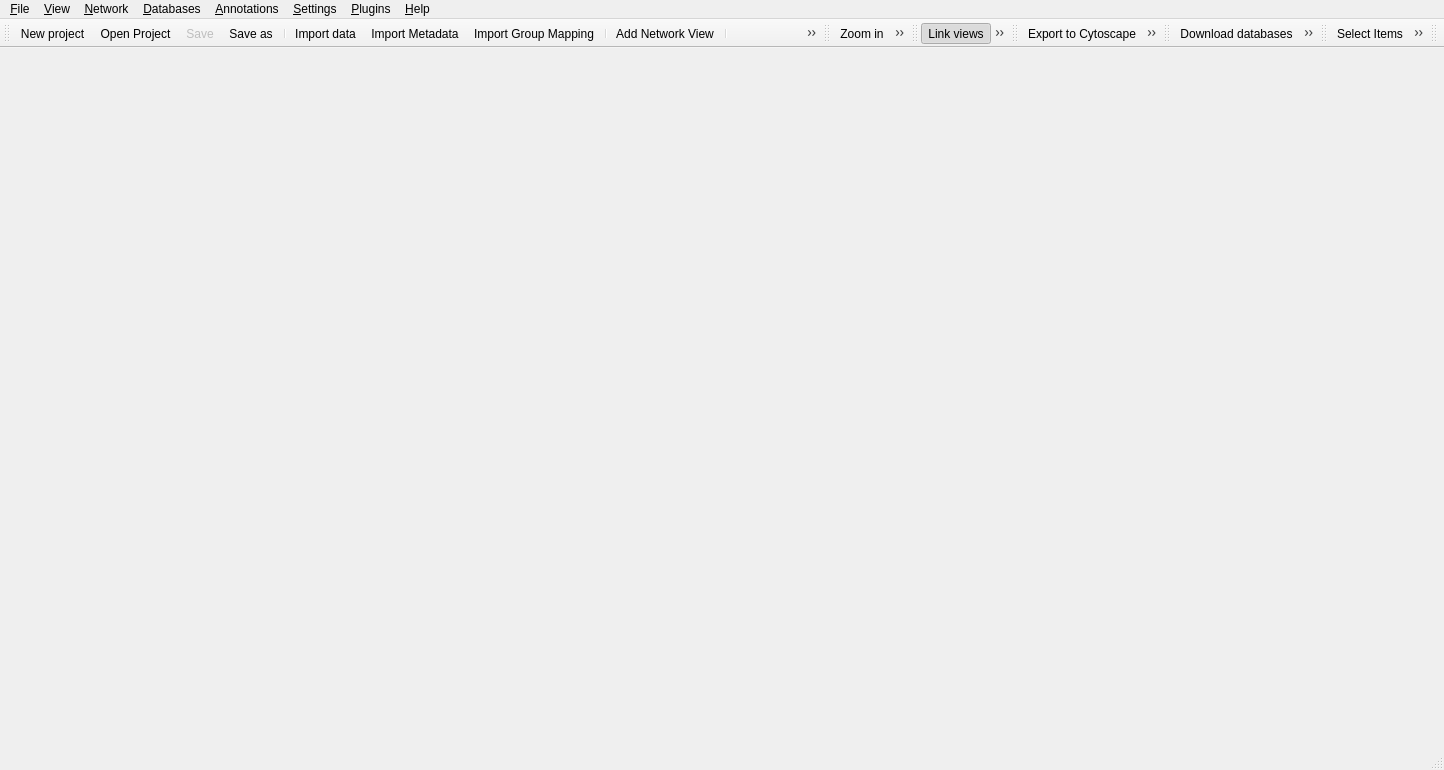
<?xml version="1.0" encoding="UTF-8"?>
<ui version="4.0">
 <class>MainWindow</class>
 <widget class="QMainWindow" name="MainWindow">
  <property name="geometry">
   <rect>
    <x>0</x>
    <y>0</y>
    <width>1444</width>
    <height>770</height>
   </rect>
  </property>
  <property name="windowTitle">
   <string/>
  </property>
  <property name="windowIcon">
   <iconset resource="ui.qrc">
    <normaloff>:/icons/images/main.svg</normaloff>:/icons/images/main.svg</iconset>
  </property>
  <property name="dockNestingEnabled">
   <bool>true</bool>
  </property>
  <property name="dockOptions">
   <set>QMainWindow::AllowNestedDocks|QMainWindow::AllowTabbedDocks|QMainWindow::AnimatedDocks</set>
  </property>
  <widget class="QMenuBar" name="menubar">
   <property name="geometry">
    <rect>
     <x>0</x>
     <y>0</y>
     <width>1444</width>
     <height>22</height>
    </rect>
   </property>
   <widget class="QMenu" name="menuFile">
    <property name="title">
     <string>&amp;File</string>
    </property>
    <addaction name="actionOpen"/>
    <addaction name="actionRecentProjects"/>
    <addaction name="actionProcessFile"/>
    <addaction name="actionImportMetadata"/>
    <addaction name="actionImportGroupMapping"/>
    <addaction name="separator"/>
    <addaction name="actionExportToCytoscape"/>
    <addaction name="actionExportAsImage"/>
    <addaction name="actionExportCurrentViewAsImage"/>
    <addaction name="actionExportMetadata"/>
    <addaction name="actionExportDatabaseResults"/>
    <addaction name="separator"/>
    <addaction name="actionSave"/>
    <addaction name="actionSaveAs"/>
    <addaction name="separator"/>
    <addaction name="actionQuit"/>
   </widget>
   <widget class="QMenu" name="menuAbout">
    <property name="title">
     <string>&amp;Help</string>
    </property>
    <addaction name="actionCheckUpdates"/>
    <addaction name="separator"/>
    <addaction name="actionAbout"/>
    <addaction name="actionAboutQt"/>
   </widget>
   <widget class="QMenu" name="menuView">
    <property name="title">
     <string>&amp;View</string>
    </property>
    <addaction name="actionViewMiniMap"/>
    <addaction name="actionViewSpectrum"/>
    <addaction name="actionViewCompareSpectrum"/>
    <addaction name="separator"/>
    <addaction name="actionFindStandards"/>
    <addaction name="actionFindAnalogs"/>
    <addaction name="separator"/>
    <addaction name="actionZoomIn"/>
    <addaction name="actionZoomOut"/>
    <addaction name="actionZoomToFit"/>
    <addaction name="actionZoomSelectedRegion"/>
    <addaction name="separator"/>
    <addaction name="actionFullScreen"/>
    <addaction name="separator"/>
   </widget>
   <widget class="QMenu" name="menuSettings">
    <property name="title">
     <string>&amp;Settings</string>
    </property>
    <addaction name="actionPreferences"/>
    <addaction name="actionCurrentParameters"/>
    <addaction name="separator"/>
    <addaction name="actionResetLayout"/>
    <addaction name="actionOpenUserFolder"/>
   </widget>
   <widget class="QMenu" name="menu_Network">
    <property name="title">
     <string>&amp;Network</string>
    </property>
    <addaction name="actionLinkViews"/>
    <addaction name="actionNeighbors"/>
    <addaction name="separator"/>
    <addaction name="actionHideSelected"/>
    <addaction name="actionShowAll"/>
    <addaction name="actionHideIsolatedNodes"/>
    <addaction name="separator"/>
    <addaction name="actionSetPieChartsVisibility"/>
   </widget>
   <widget class="QMenu" name="menu_Databases">
    <property name="title">
     <string>&amp;Databases</string>
    </property>
    <addaction name="actionDownloadDatabases"/>
    <addaction name="actionImportUserDatabase"/>
    <addaction name="separator"/>
    <addaction name="actionMetFrag"/>
    <addaction name="actionCFMID"/>
    <addaction name="separator"/>
    <addaction name="actionViewDatabases"/>
   </widget>
   <widget class="QMenu" name="menu_Plugins">
    <property name="title">
     <string>&amp;Plugins</string>
    </property>
    <addaction name="actionShowPluginManager"/>
    <addaction name="actionOpenPluginsFolder"/>
   </widget>
   <widget class="QMenu" name="menu_Annotations">
    <property name="title">
     <string>&amp;Annotations</string>
    </property>
    <addaction name="actionSelectItems"/>
    <addaction name="actionAddAnnotationLine"/>
    <addaction name="actionAddAnnotationArrow"/>
    <addaction name="actionAddAnnotationRect"/>
    <addaction name="actionAddAnnotationEllipse"/>
    <addaction name="actionAddAnnotationText"/>
    <addaction name="separator"/>
    <addaction name="actionUndoAnnotations"/>
    <addaction name="actionRedoAnnotations"/>
    <addaction name="separator"/>
    <addaction name="actionDeleteAnnotations"/>
    <addaction name="actionClearAnnotations"/>
   </widget>
   <addaction name="menuFile"/>
   <addaction name="menuView"/>
   <addaction name="menu_Network"/>
   <addaction name="menu_Databases"/>
   <addaction name="menu_Annotations"/>
   <addaction name="menuSettings"/>
   <addaction name="menu_Plugins"/>
   <addaction name="menuAbout"/>
  </widget>
  <widget class="QStatusBar" name="statusbar"/>
  <widget class="QToolBar" name="tbFile">
   <property name="windowTitle">
    <string>File</string>
   </property>
   <attribute name="toolBarArea">
    <enum>TopToolBarArea</enum>
   </attribute>
   <attribute name="toolBarBreak">
    <bool>false</bool>
   </attribute>
   <addaction name="actionNewProject"/>
   <addaction name="actionOpen"/>
   <addaction name="actionSave"/>
   <addaction name="actionSaveAs"/>
   <addaction name="separator"/>
   <addaction name="actionProcessFile"/>
   <addaction name="actionImportMetadata"/>
   <addaction name="actionImportGroupMapping"/>
   <addaction name="separator"/>
   <addaction name="actionAddNetworkView"/>
   <addaction name="separator"/>
   <addaction name="actionCurrentParameters"/>
   <addaction name="actionPreferences"/>
  </widget>
  <widget class="QToolBar" name="tbView">
   <property name="windowTitle">
    <string>View</string>
   </property>
   <attribute name="toolBarArea">
    <enum>TopToolBarArea</enum>
   </attribute>
   <attribute name="toolBarBreak">
    <bool>false</bool>
   </attribute>
   <addaction name="actionZoomIn"/>
   <addaction name="actionZoomOut"/>
   <addaction name="actionZoomToFit"/>
   <addaction name="actionZoomSelectedRegion"/>
   <addaction name="separator"/>
   <addaction name="actionFullScreen"/>
  </widget>
  <widget class="QToolBar" name="tbNetwork">
   <property name="windowTitle">
    <string>Network</string>
   </property>
   <attribute name="toolBarArea">
    <enum>TopToolBarArea</enum>
   </attribute>
   <attribute name="toolBarBreak">
    <bool>false</bool>
   </attribute>
   <addaction name="actionLinkViews"/>
   <addaction name="actionNeighbors"/>
   <addaction name="separator"/>
   <addaction name="actionHideSelected"/>
   <addaction name="actionShowAll"/>
   <addaction name="actionHideIsolatedNodes"/>
   <addaction name="separator"/>
   <addaction name="actionSetNodesColor"/>
   <addaction name="actionSetNodesSize"/>
   <addaction name="separator"/>
   <addaction name="actionSetPieChartsVisibility"/>
  </widget>
  <widget class="QToolBar" name="tbExport">
   <property name="windowTitle">
    <string>Export</string>
   </property>
   <attribute name="toolBarArea">
    <enum>TopToolBarArea</enum>
   </attribute>
   <attribute name="toolBarBreak">
    <bool>false</bool>
   </attribute>
   <addaction name="actionExportToCytoscape"/>
   <addaction name="actionExportAsImage"/>
   <addaction name="actionExportCurrentViewAsImage"/>
   <addaction name="separator"/>
   <addaction name="actionExportMetadata"/>
   <addaction name="actionExportDatabaseResults"/>
  </widget>
  <widget class="QToolBar" name="tbDatabase">
   <property name="windowTitle">
    <string>Database</string>
   </property>
   <property name="layoutDirection">
    <enum>Qt::LeftToRight</enum>
   </property>
   <attribute name="toolBarArea">
    <enum>TopToolBarArea</enum>
   </attribute>
   <attribute name="toolBarBreak">
    <bool>false</bool>
   </attribute>
   <addaction name="actionDownloadDatabases"/>
   <addaction name="actionImportUserDatabase"/>
   <addaction name="separator"/>
   <addaction name="actionViewDatabases"/>
  </widget>
  <widget class="QToolBar" name="tbAnnotations">
   <property name="windowTitle">
    <string>Annotations</string>
   </property>
   <property name="toolTip">
    <string>Select and move items</string>
   </property>
   <property name="statusTip">
    <string>Select and move items</string>
   </property>
   <attribute name="toolBarArea">
    <enum>TopToolBarArea</enum>
   </attribute>
   <attribute name="toolBarBreak">
    <bool>false</bool>
   </attribute>
   <addaction name="actionSelectItems"/>
   <addaction name="actionAddAnnotationLine"/>
   <addaction name="actionAddAnnotationArrow"/>
   <addaction name="actionAddAnnotationRect"/>
   <addaction name="actionAddAnnotationEllipse"/>
   <addaction name="actionAddAnnotationText"/>
   <addaction name="separator"/>
   <addaction name="actionUndoAnnotations"/>
   <addaction name="actionRedoAnnotations"/>
   <addaction name="separator"/>
   <addaction name="actionDeleteAnnotations"/>
   <addaction name="actionClearAnnotations"/>
  </widget>
  <widget class="QToolBar" name="tbSearch">
   <property name="windowTitle">
    <string>Search</string>
   </property>
   <attribute name="toolBarArea">
    <enum>TopToolBarArea</enum>
   </attribute>
   <attribute name="toolBarBreak">
    <bool>false</bool>
   </attribute>
  </widget>
  <action name="actionProcessFile">
   <property name="icon">
    <iconset resource="ui.qrc">
     <normaloff>:/icons/images/import-mgf.svg</normaloff>:/icons/images/import-mgf.svg</iconset>
   </property>
   <property name="text">
    <string>&amp;Import spectra list...</string>
   </property>
   <property name="iconText">
    <string>Import data</string>
   </property>
   <property name="toolTip">
    <string>Import a spectra list and compute scores</string>
   </property>
   <property name="statusTip">
    <string>Import a spectra list and compute scores</string>
   </property>
  </action>
  <action name="actionQuit">
   <property name="icon">
    <iconset resource="ui.qrc">
     <normaloff>:/icons/images/close.svg</normaloff>:/icons/images/close.svg</iconset>
   </property>
   <property name="text">
    <string>&amp;Quit</string>
   </property>
   <property name="shortcut">
    <string>Ctrl+Q</string>
   </property>
   <property name="menuRole">
    <enum>QAction::QuitRole</enum>
   </property>
  </action>
  <action name="actionAbout">
   <property name="icon">
    <iconset resource="ui.qrc">
     <normaloff>:/icons/images/main.svg</normaloff>:/icons/images/main.svg</iconset>
   </property>
   <property name="text">
    <string>&amp;About...</string>
   </property>
   <property name="shortcut">
    <string>F1</string>
   </property>
   <property name="menuRole">
    <enum>QAction::AboutRole</enum>
   </property>
  </action>
  <action name="actionAboutQt">
   <property name="icon">
    <iconset resource="ui.qrc">
     <normaloff>:/icons/images/qt-logo.svg</normaloff>:/icons/images/qt-logo.svg</iconset>
   </property>
   <property name="text">
    <string>About &amp;Qt...</string>
   </property>
   <property name="menuRole">
    <enum>QAction::AboutQtRole</enum>
   </property>
  </action>
  <action name="actionOpen">
   <property name="icon">
    <iconset resource="ui.qrc">
     <normaloff>:/icons/images/document-open.svg</normaloff>:/icons/images/document-open.svg</iconset>
   </property>
   <property name="text">
    <string>&amp;Open Project...</string>
   </property>
   <property name="toolTip">
    <string>Load a previously saved project file</string>
   </property>
   <property name="statusTip">
    <string>Load a previously saved project file</string>
   </property>
   <property name="shortcut">
    <string>Ctrl+O</string>
   </property>
  </action>
  <action name="actionSave">
   <property name="enabled">
    <bool>false</bool>
   </property>
   <property name="icon">
    <iconset resource="ui.qrc">
     <normaloff>:/icons/images/document-save.svg</normaloff>:/icons/images/document-save.svg</iconset>
   </property>
   <property name="text">
    <string>&amp;Save</string>
   </property>
   <property name="iconText">
    <string>Save</string>
   </property>
   <property name="toolTip">
    <string>Save project</string>
   </property>
   <property name="statusTip">
    <string>Save project</string>
   </property>
   <property name="shortcut">
    <string>Ctrl+S</string>
   </property>
  </action>
  <action name="actionSaveAs">
   <property name="icon">
    <iconset resource="ui.qrc">
     <normaloff>:/icons/images/document-save-as.svg</normaloff>:/icons/images/document-save-as.svg</iconset>
   </property>
   <property name="text">
    <string>Sa&amp;ve as...</string>
   </property>
   <property name="toolTip">
    <string>Save project as</string>
   </property>
   <property name="statusTip">
    <string>Save project as</string>
   </property>
   <property name="shortcut">
    <string>Ctrl+Shift+S</string>
   </property>
  </action>
  <action name="actionZoomIn">
   <property name="icon">
    <iconset resource="ui.qrc">
     <normaloff>:/icons/images/zoom-in.svg</normaloff>:/icons/images/zoom-in.svg</iconset>
   </property>
   <property name="text">
    <string>Zoom &amp;in</string>
   </property>
   <property name="statusTip">
    <string>Zoom in</string>
   </property>
   <property name="shortcut">
    <string>+</string>
   </property>
  </action>
  <action name="actionZoomOut">
   <property name="icon">
    <iconset resource="ui.qrc">
     <normaloff>:/icons/images/zoom-out.svg</normaloff>:/icons/images/zoom-out.svg</iconset>
   </property>
   <property name="text">
    <string>Zoom &amp;out</string>
   </property>
   <property name="statusTip">
    <string>Zoom out</string>
   </property>
   <property name="shortcut">
    <string>-</string>
   </property>
  </action>
  <action name="actionZoomToFit">
   <property name="icon">
    <iconset resource="ui.qrc">
     <normaloff>:/icons/images/zoom-fit.svg</normaloff>:/icons/images/zoom-fit.svg</iconset>
   </property>
   <property name="text">
    <string>Zoom to &amp;fit</string>
   </property>
   <property name="toolTip">
    <string>Zoom to fit entire network in the view</string>
   </property>
   <property name="statusTip">
    <string>Zoom to fit entire network in the view</string>
   </property>
   <property name="shortcut">
    <string>*</string>
   </property>
  </action>
  <action name="actionZoomSelectedRegion">
   <property name="icon">
    <iconset resource="ui.qrc">
     <normaloff>:/icons/images/zoom-target.svg</normaloff>:/icons/images/zoom-target.svg</iconset>
   </property>
   <property name="text">
    <string>Zoom to &amp;selected region</string>
   </property>
   <property name="toolTip">
    <string>Zoom to the selected region</string>
   </property>
   <property name="statusTip">
    <string>Zoom to the selected region</string>
   </property>
   <property name="shortcut">
    <string>/</string>
   </property>
  </action>
  <action name="actionFullScreen">
   <property name="checkable">
    <bool>true</bool>
   </property>
   <property name="icon">
    <iconset resource="ui.qrc">
     <normaloff>:/icons/images/fullscreen.svg</normaloff>:/icons/images/fullscreen.svg</iconset>
   </property>
   <property name="text">
    <string>&amp;FullScreen</string>
   </property>
   <property name="toolTip">
    <string>Switch to fullscreen/normal</string>
   </property>
   <property name="statusTip">
    <string>Switch to fullscreen/normal</string>
   </property>
   <property name="shortcut">
    <string>Alt+Return</string>
   </property>
  </action>
  <action name="actionZoomReset">
   <property name="icon">
    <iconset resource="ui.qrc">
     <normaloff>:/icons/images/zoom-1.svg</normaloff>:/icons/images/zoom-1.svg</iconset>
   </property>
   <property name="text">
    <string>&amp;Reset Zoom </string>
   </property>
   <property name="statusTip">
    <string>Reset Zoom</string>
   </property>
   <property name="shortcut">
    <string>0</string>
   </property>
  </action>
  <action name="actionShowAll">
   <property name="icon">
    <iconset resource="ui.qrc">
     <normaloff>:/icons/images/eye.svg</normaloff>:/icons/images/eye.svg</iconset>
   </property>
   <property name="text">
    <string>&amp;Show all</string>
   </property>
   <property name="toolTip">
    <string>Show all nodes and edges</string>
   </property>
   <property name="statusTip">
    <string>Show all nodes and edges in the current network</string>
   </property>
   <property name="shortcut">
    <string>Alt+A</string>
   </property>
  </action>
  <action name="actionHideSelected">
   <property name="icon">
    <iconset resource="ui.qrc">
     <normaloff>:/icons/images/eye-closed.svg</normaloff>:/icons/images/eye-closed.svg</iconset>
   </property>
   <property name="text">
    <string>&amp;Hide selected nodes and edges</string>
   </property>
   <property name="toolTip">
    <string>Hide selected nodes and edges of the current network</string>
   </property>
   <property name="statusTip">
    <string>Hide selected nodes and edges of the current network</string>
   </property>
   <property name="shortcut">
    <string>H</string>
   </property>
  </action>
  <action name="actionNeighbors">
   <property name="icon">
    <iconset resource="ui.qrc">
     <normaloff>:/icons/images/select-neighbors.svg</normaloff>:/icons/images/select-neighbors.svg</iconset>
   </property>
   <property name="text">
    <string>&amp;Neighbors</string>
   </property>
   <property name="toolTip">
    <string>Select first neighbors of currently selected nodes</string>
   </property>
   <property name="statusTip">
    <string>Select first neighbors of currently selected nodes</string>
   </property>
   <property name="shortcut">
    <string>N</string>
   </property>
  </action>
  <action name="actionExportToCytoscape">
   <property name="icon">
    <iconset resource="ui.qrc">
     <normaloff>:/icons/images/cy3logoOrange.svg</normaloff>:/icons/images/cy3logoOrange.svg</iconset>
   </property>
   <property name="text">
    <string>Export to &amp;Cytoscape</string>
   </property>
   <property name="toolTip">
    <string>Export current network to cytoscape</string>
   </property>
   <property name="statusTip">
    <string>Export current network to cytoscape</string>
   </property>
   <property name="shortcut">
    <string>Ctrl+E</string>
   </property>
  </action>
  <action name="actionExportAsImage">
   <property name="icon">
    <iconset resource="ui.qrc">
     <normaloff>:/icons/images/emblem-photos.svg</normaloff>:/icons/images/emblem-photos.svg</iconset>
   </property>
   <property name="text">
    <string>Export As &amp;Image...</string>
   </property>
   <property name="toolTip">
    <string>Export current network as image</string>
   </property>
   <property name="statusTip">
    <string>Export current network as image</string>
   </property>
   <property name="shortcut">
    <string>Ctrl+Shift+I</string>
   </property>
  </action>
  <action name="actionLinkViews">
   <property name="checkable">
    <bool>true</bool>
   </property>
   <property name="checked">
    <bool>true</bool>
   </property>
   <property name="icon">
    <iconset resource="ui.qrc">
     <normaloff>:/icons/images/chain-link.svg</normaloff>:/icons/images/chain-link.svg</iconset>
   </property>
   <property name="text">
    <string>&amp;Link views</string>
   </property>
   <property name="toolTip">
    <string>Link selection between views</string>
   </property>
   <property name="statusTip">
    <string>Link selection between views</string>
   </property>
   <property name="shortcut">
    <string>Ctrl+L</string>
   </property>
  </action>
  <action name="actionDownloadDatabases">
   <property name="icon">
    <iconset resource="ui.qrc">
     <normaloff>:/icons/images/new-library.svg</normaloff>:/icons/images/new-library.svg</iconset>
   </property>
   <property name="text">
    <string>&amp;Download databases...</string>
   </property>
   <property name="iconText">
    <string>Download databases</string>
   </property>
   <property name="toolTip">
    <string>Download databases from external sources</string>
   </property>
   <property name="statusTip">
    <string>Download databases from external sources</string>
   </property>
   <property name="shortcut">
    <string>Alt+D</string>
   </property>
  </action>
  <action name="actionViewDatabases">
   <property name="enabled">
    <bool>true</bool>
   </property>
   <property name="icon">
    <iconset resource="ui.qrc">
     <normaloff>:/icons/images/library.svg</normaloff>:/icons/images/library.svg</iconset>
   </property>
   <property name="text">
    <string>&amp;View databases</string>
   </property>
   <property name="toolTip">
    <string>Explore databases</string>
   </property>
   <property name="statusTip">
    <string>Explore databases</string>
   </property>
   <property name="shortcut">
    <string>Ctrl+D</string>
   </property>
  </action>
  <action name="actionCurrentParameters">
   <property name="icon">
    <iconset resource="ui.qrc">
     <normaloff>:/icons/images/info.svg</normaloff>:/icons/images/info.svg</iconset>
   </property>
   <property name="text">
    <string>Current &amp;Parameters...</string>
   </property>
   <property name="toolTip">
    <string>Show Current Parameters</string>
   </property>
   <property name="statusTip">
    <string>Show Current Parameters</string>
   </property>
  </action>
  <action name="actionImportMetadata">
   <property name="icon">
    <iconset resource="ui.qrc">
     <normaloff>:/icons/images/import-metadata.svg</normaloff>:/icons/images/import-metadata.svg</iconset>
   </property>
   <property name="text">
    <string>Import &amp;Metadata...</string>
   </property>
   <property name="toolTip">
    <string>Import nodes metadata</string>
   </property>
   <property name="statusTip">
    <string>Import nodes metadata</string>
   </property>
   <property name="shortcut">
    <string>Ctrl+M</string>
   </property>
  </action>
  <action name="actionNewProject">
   <property name="icon">
    <iconset resource="ui.qrc">
     <normaloff>:/icons/images/new-document.svg</normaloff>:/icons/images/new-document.svg</iconset>
   </property>
   <property name="text">
    <string>&amp;New project</string>
   </property>
   <property name="toolTip">
    <string>Create a new project</string>
   </property>
   <property name="statusTip">
    <string>Create a new project</string>
   </property>
   <property name="shortcut">
    <string>Ctrl+N</string>
   </property>
  </action>
  <action name="actionPreferences">
   <property name="icon">
    <iconset resource="ui.qrc">
     <normaloff>:/icons/images/preferences-system.svg</normaloff>:/icons/images/preferences-system.svg</iconset>
   </property>
   <property name="text">
    <string>&amp;Preferences...</string>
   </property>
   <property name="toolTip">
    <string>Change application settings</string>
   </property>
   <property name="statusTip">
    <string>Change application settings</string>
   </property>
   <property name="menuRole">
    <enum>QAction::PreferencesRole</enum>
   </property>
  </action>
  <action name="actionExportCurrentViewAsImage">
   <property name="icon">
    <iconset resource="ui.qrc">
     <normaloff>:/icons/images/emblem-photos.svg</normaloff>:/icons/images/emblem-photos.svg</iconset>
   </property>
   <property name="text">
    <string>Export Current &amp;View As Image...</string>
   </property>
   <property name="toolTip">
    <string>Export current view of network as image</string>
   </property>
   <property name="statusTip">
    <string>Export current view of network as image</string>
   </property>
   <property name="shortcut">
    <string>Ctrl+I</string>
   </property>
  </action>
  <action name="actionViewMiniMap">
   <property name="checkable">
    <bool>true</bool>
   </property>
   <property name="checked">
    <bool>true</bool>
   </property>
   <property name="text">
    <string>Mini &amp;map</string>
   </property>
   <property name="toolTip">
    <string>View/hide Mini map on current's view</string>
   </property>
   <property name="statusTip">
    <string>View/hide Mini map on current's network</string>
   </property>
   <property name="shortcut">
    <string>M</string>
   </property>
  </action>
  <action name="actionViewSpectrum">
   <property name="icon">
    <iconset resource="ui.qrc">
     <normaloff>:/icons/images/spectrum.svg</normaloff>:/icons/images/spectrum.svg</iconset>
   </property>
   <property name="text">
    <string>&amp;Spectrum</string>
   </property>
   <property name="toolTip">
    <string>Show the spectrum associated to the selected node</string>
   </property>
   <property name="statusTip">
    <string>Show the spectrum associated to the selected node</string>
   </property>
   <property name="shortcut">
    <string>S</string>
   </property>
  </action>
  <action name="actionViewCompareSpectrum">
   <property name="icon">
    <iconset resource="ui.qrc">
     <normaloff>:/icons/images/spectrum-inverted.svg</normaloff>:/icons/images/spectrum-inverted.svg</iconset>
   </property>
   <property name="text">
    <string>&amp;Compare Spectrum</string>
   </property>
   <property name="toolTip">
    <string>Compare the spectrum associated to the selected node to another one</string>
   </property>
   <property name="statusTip">
    <string>Compare the spectrum associated to the selected node to another one</string>
   </property>
   <property name="shortcut">
    <string>C</string>
   </property>
  </action>
  <action name="actionImportGroupMapping">
   <property name="icon">
    <iconset resource="ui.qrc">
     <normaloff>:/icons/images/import-mapping.svg</normaloff>:/icons/images/import-mapping.svg</iconset>
   </property>
   <property name="text">
    <string>Import &amp;Group Mapping...</string>
   </property>
   <property name="toolTip">
    <string>Import metadata's group mapping</string>
   </property>
   <property name="statusTip">
    <string>Import metadata's group mapping</string>
   </property>
   <property name="shortcut">
    <string>Ctrl+G</string>
   </property>
  </action>
  <action name="actionSetNodesColor">
   <property name="icon">
    <iconset resource="ui.qrc">
     <normaloff>:/icons/images/color.svg</normaloff>:/icons/images/color.svg</iconset>
   </property>
   <property name="text">
    <string>Set selected nodes &amp;color</string>
   </property>
   <property name="toolTip">
    <string>Set selected nodes color</string>
   </property>
   <property name="statusTip">
    <string>Set selected nodes color</string>
   </property>
  </action>
  <action name="actionSetNodesSize">
   <property name="icon">
    <iconset resource="ui.qrc">
     <normaloff>:/icons/images/node-size.svg</normaloff>:/icons/images/node-size.svg</iconset>
   </property>
   <property name="text">
    <string>Set selected nodes &amp;size</string>
   </property>
   <property name="toolTip">
    <string>Set selected nodes size</string>
   </property>
   <property name="statusTip">
    <string>Set selected nodes size</string>
   </property>
  </action>
  <action name="actionImportUserDatabase">
   <property name="icon">
    <iconset resource="ui.qrc">
     <normaloff>:/icons/images/new-library-user.svg</normaloff>:/icons/images/new-library-user.svg</iconset>
   </property>
   <property name="text">
    <string>Import &amp;user database...</string>
   </property>
   <property name="toolTip">
    <string>Import user database from local file</string>
   </property>
   <property name="statusTip">
    <string>Import user database from local file</string>
   </property>
   <property name="shortcut">
    <string>Alt+U</string>
   </property>
  </action>
  <action name="actionResetLayout">
   <property name="icon">
    <iconset resource="ui.qrc">
     <normaloff>:/icons/images/reset-layout.svg</normaloff>:/icons/images/reset-layout.svg</iconset>
   </property>
   <property name="text">
    <string>&amp;Reset Layout</string>
   </property>
   <property name="toolTip">
    <string>Reset positions of docked widgets</string>
   </property>
   <property name="statusTip">
    <string>Reset positions of docked widgets</string>
   </property>
  </action>
  <action name="actionOpenUserFolder">
   <property name="icon">
    <iconset resource="ui.qrc">
     <normaloff>:/icons/images/user-home.svg</normaloff>:/icons/images/user-home.svg</iconset>
   </property>
   <property name="text">
    <string>&amp;Open user's folder</string>
   </property>
   <property name="statusTip">
    <string>Open user's folder</string>
   </property>
  </action>
  <action name="actionExportMetadata">
   <property name="icon">
    <iconset resource="ui.qrc">
     <normaloff>:/icons/images/export-metadata.svg</normaloff>:/icons/images/export-metadata.svg</iconset>
   </property>
   <property name="text">
    <string>Export &amp;Metadata as CSV...</string>
   </property>
   <property name="toolTip">
    <string>Export data of nodes table in a text file (Comma Separated Values format)</string>
   </property>
   <property name="statusTip">
    <string>Export data of nodes table in a text file (Comma Separated Values format)</string>
   </property>
  </action>
  <action name="actionExportDatabaseResults">
   <property name="icon">
    <iconset resource="ui.qrc">
     <normaloff>:/icons/images/export-metadata.svg</normaloff>:/icons/images/export-metadata.svg</iconset>
   </property>
   <property name="text">
    <string>Export &amp;Database results...</string>
   </property>
   <property name="statusTip">
    <string>Export Database results</string>
   </property>
  </action>
  <action name="actionSetPieChartsVisibility">
   <property name="checkable">
    <bool>true</bool>
   </property>
   <property name="checked">
    <bool>true</bool>
   </property>
   <property name="icon">
    <iconset resource="ui.qrc">
     <normaloff>:/icons/images/node-pie.svg</normaloff>:/icons/images/node-pie.svg</iconset>
   </property>
   <property name="text">
    <string>Show &amp;pie charts</string>
   </property>
   <property name="toolTip">
    <string>Temporarily show/hide pie charts</string>
   </property>
   <property name="statusTip">
    <string>Temporarily show/hide pie charts</string>
   </property>
   <property name="shortcut">
    <string>P</string>
   </property>
  </action>
  <action name="actionHideIsolatedNodes">
   <property name="checkable">
    <bool>true</bool>
   </property>
   <property name="icon">
    <iconset resource="ui.qrc">
     <normaloff>:/icons/images/hide-isolated-nodes.svg</normaloff>:/icons/images/hide-isolated-nodes.svg</iconset>
   </property>
   <property name="text">
    <string>Show/Hide &amp;Isolated Nodes</string>
   </property>
   <property name="toolTip">
    <string>Show/Hide Isolated Nodes</string>
   </property>
   <property name="statusTip">
    <string>Show/Hide Isolated Nodes</string>
   </property>
   <property name="shortcut">
    <string>I</string>
   </property>
  </action>
  <action name="actionRecentProjects">
   <property name="text">
    <string>Recent Projects</string>
   </property>
   <property name="toolTip">
    <string>List recently opened projects</string>
   </property>
  </action>
  <action name="actionCopyAsImage">
   <property name="icon">
    <iconset resource="ui.qrc">
     <normaloff>:/icons/images/emblem-photos.svg</normaloff>:/icons/images/emblem-photos.svg</iconset>
   </property>
   <property name="text">
    <string>&amp;Copy Network Image</string>
   </property>
   <property name="toolTip">
    <string>Copy current network image to clipboard</string>
   </property>
   <property name="statusTip">
    <string>Export current network as image</string>
   </property>
   <property name="shortcut">
    <string>Ctrl+Shift+C</string>
   </property>
  </action>
  <action name="actionAddNetworkView">
   <property name="icon">
    <iconset resource="ui.qrc">
     <normaloff>:/icons/images/list-add.svg</normaloff>:/icons/images/list-add.svg</iconset>
   </property>
   <property name="text">
    <string>Add Network View</string>
   </property>
   <property name="toolTip">
    <string>Add Network View</string>
   </property>
   <property name="statusTip">
    <string>Add Network View</string>
   </property>
  </action>
  <action name="actionTours">
   <property name="text">
    <string>Tours</string>
   </property>
  </action>
  <action name="actionCheckUpdates">
   <property name="text">
    <string>&amp;Check for updates</string>
   </property>
  </action>
  <action name="actionShowPluginManager">
   <property name="icon">
    <iconset resource="ui.qrc">
     <normaloff>:/icons/images/plugin.svg</normaloff>:/icons/images/plugin.svg</iconset>
   </property>
   <property name="text">
    <string>Plugins &amp;manager...</string>
   </property>
  </action>
  <action name="actionOpenPluginsFolder">
   <property name="icon">
    <iconset resource="ui.qrc">
     <normaloff>:/icons/images/plugins-home.svg</normaloff>:/icons/images/plugins-home.svg</iconset>
   </property>
   <property name="text">
    <string>&amp;Open plugins folder</string>
   </property>
   <property name="statusTip">
    <string>Open plugins folder</string>
   </property>
  </action>
  <action name="action_Find_Standards_From_library">
   <property name="text">
    <string>&amp;Find Standards From library</string>
   </property>
  </action>
  <action name="actionFindStandards">
   <property name="icon">
    <iconset resource="ui.qrc">
     <normaloff>:/icons/images/library-query.svg</normaloff>:/icons/images/library-query.svg</iconset>
   </property>
   <property name="text">
    <string>Find standards in library...</string>
   </property>
   <property name="toolTip">
    <string>Search for known spectra in library similar to the selected nodes' spectra with same precursor ion</string>
   </property>
   <property name="statusTip">
    <string>Search for known spectra in library similar to the selected nodes' spectra with same precursor ion</string>
   </property>
   <property name="shortcut">
    <string>F</string>
   </property>
  </action>
  <action name="actionFindAnalogs">
   <property name="icon">
    <iconset resource="ui.qrc">
     <normaloff>:/icons/images/library-query.svg</normaloff>:/icons/images/library-query.svg</iconset>
   </property>
   <property name="text">
    <string>Find analogs in library...</string>
   </property>
   <property name="toolTip">
    <string>Search for known spectra in library similar to the selected nodes' spectra with different precursor ion</string>
   </property>
   <property name="statusTip">
    <string>Search for known spectra in library similar to the selected nodes' spectra with different precursor ion</string>
   </property>
   <property name="shortcut">
    <string>Shift+F</string>
   </property>
  </action>
  <action name="actionSelectItems">
   <property name="checkable">
    <bool>true</bool>
   </property>
   <property name="icon">
    <iconset resource="ui.qrc">
     <normaloff>:/icons/images/move-items.svg</normaloff>:/icons/images/move-items.svg</iconset>
   </property>
   <property name="text">
    <string>Select Items</string>
   </property>
   <property name="toolTip">
    <string>Select Items</string>
   </property>
   <property name="statusTip">
    <string>Select Items</string>
   </property>
   <property name="shortcut">
    <string>Esc</string>
   </property>
  </action>
  <action name="actionAddAnnotationLine">
   <property name="checkable">
    <bool>true</bool>
   </property>
   <property name="icon">
    <iconset resource="ui.qrc">
     <normaloff>:/icons/images/add-line.svg</normaloff>:/icons/images/add-line.svg</iconset>
   </property>
   <property name="text">
    <string>Add Annotation Line</string>
   </property>
   <property name="toolTip">
    <string>Add a line annotation</string>
   </property>
   <property name="statusTip">
    <string>Add a line annotation</string>
   </property>
   <property name="shortcut">
    <string>L</string>
   </property>
  </action>
  <action name="actionAddAnnotationArrow">
   <property name="checkable">
    <bool>true</bool>
   </property>
   <property name="icon">
    <iconset resource="ui.qrc">
     <normaloff>:/icons/images/add-arrow.svg</normaloff>:/icons/images/add-arrow.svg</iconset>
   </property>
   <property name="text">
    <string>Add Annotation Arrow</string>
   </property>
   <property name="toolTip">
    <string>Add an arrow annotation</string>
   </property>
   <property name="statusTip">
    <string>Add an arrow annotation</string>
   </property>
   <property name="shortcut">
    <string>A</string>
   </property>
  </action>
  <action name="actionAddAnnotationRect">
   <property name="checkable">
    <bool>true</bool>
   </property>
   <property name="icon">
    <iconset resource="ui.qrc">
     <normaloff>:/icons/images/add-rect.svg</normaloff>:/icons/images/add-rect.svg</iconset>
   </property>
   <property name="text">
    <string>Add Annotation Rectangle</string>
   </property>
   <property name="toolTip">
    <string>Add a rectangle annotation</string>
   </property>
   <property name="statusTip">
    <string>Add a rectangle annotation</string>
   </property>
   <property name="shortcut">
    <string>R</string>
   </property>
  </action>
  <action name="actionAddAnnotationEllipse">
   <property name="checkable">
    <bool>true</bool>
   </property>
   <property name="icon">
    <iconset resource="ui.qrc">
     <normaloff>:/icons/images/add-ellipse.svg</normaloff>:/icons/images/add-ellipse.svg</iconset>
   </property>
   <property name="text">
    <string>Add Annotation Ellipse</string>
   </property>
   <property name="toolTip">
    <string>Add an elliptic annotation</string>
   </property>
   <property name="statusTip">
    <string>Add an elliptic annotation</string>
   </property>
   <property name="shortcut">
    <string>E</string>
   </property>
  </action>
  <action name="actionAddAnnotationText">
   <property name="checkable">
    <bool>true</bool>
   </property>
   <property name="icon">
    <iconset resource="ui.qrc">
     <normaloff>:/icons/images/add-text.svg</normaloff>:/icons/images/add-text.svg</iconset>
   </property>
   <property name="text">
    <string>Add Annotation Text</string>
   </property>
   <property name="toolTip">
    <string>Add a textual annotation</string>
   </property>
   <property name="statusTip">
    <string>Add a textual annotation</string>
   </property>
   <property name="shortcut">
    <string>T</string>
   </property>
  </action>
  <action name="actionUndoAnnotations">
   <property name="icon">
    <iconset resource="ui.qrc">
     <normaloff>:/icons/images/edit-undo.svg</normaloff>:/icons/images/edit-undo.svg</iconset>
   </property>
   <property name="text">
    <string>Undo</string>
   </property>
   <property name="toolTip">
    <string>Undo last annotation action</string>
   </property>
   <property name="statusTip">
    <string>Undo last annotation action</string>
   </property>
   <property name="shortcut">
    <string>Ctrl+Z</string>
   </property>
  </action>
  <action name="actionRedoAnnotations">
   <property name="icon">
    <iconset resource="ui.qrc">
     <normaloff>:/icons/images/edit-redo.svg</normaloff>:/icons/images/edit-redo.svg</iconset>
   </property>
   <property name="text">
    <string>Redo</string>
   </property>
   <property name="toolTip">
    <string>Redo last cancelled annotation action</string>
   </property>
   <property name="statusTip">
    <string>Redo last cancelled annotation action</string>
   </property>
   <property name="shortcut">
    <string>Ctrl+Shift+Z</string>
   </property>
  </action>
  <action name="actionDeleteAnnotations">
   <property name="icon">
    <iconset resource="ui.qrc">
     <normaloff>:/icons/images/edit-delete.svg</normaloff>:/icons/images/edit-delete.svg</iconset>
   </property>
   <property name="text">
    <string>Delete Annotations</string>
   </property>
   <property name="toolTip">
    <string>Delete Selected annotations</string>
   </property>
   <property name="statusTip">
    <string>Delete Selected annotations</string>
   </property>
   <property name="shortcut">
    <string>Del</string>
   </property>
  </action>
  <action name="actionClearAnnotations">
   <property name="icon">
    <iconset resource="ui.qrc">
     <normaloff>:/icons/images/list-clear.svg</normaloff>:/icons/images/list-clear.svg</iconset>
   </property>
   <property name="text">
    <string>Clear Annotations</string>
   </property>
   <property name="toolTip">
    <string>Clear Annotations</string>
   </property>
   <property name="statusTip">
    <string>Delete Selected annotations</string>
   </property>
  </action>
  <action name="actionMetFrag">
   <property name="icon">
    <iconset resource="ui.qrc">
     <normaloff>:/icons/images/metfrag.png</normaloff>:/icons/images/metfrag.png</iconset>
   </property>
   <property name="text">
    <string>MetFrag...</string>
   </property>
  </action>
  <action name="actionCFMID">
   <property name="icon">
    <iconset resource="ui.qrc">
     <normaloff>:/icons/images/cfm-id.png</normaloff>:/icons/images/cfm-id.png</iconset>
   </property>
   <property name="text">
    <string>CFM-ID...</string>
   </property>
   <property name="toolTip">
    <string>CFM-ID</string>
   </property>
  </action>
 </widget>
 <resources>
  <include location="ui.qrc"/>
 </resources>
 <connections/>
</ui>
